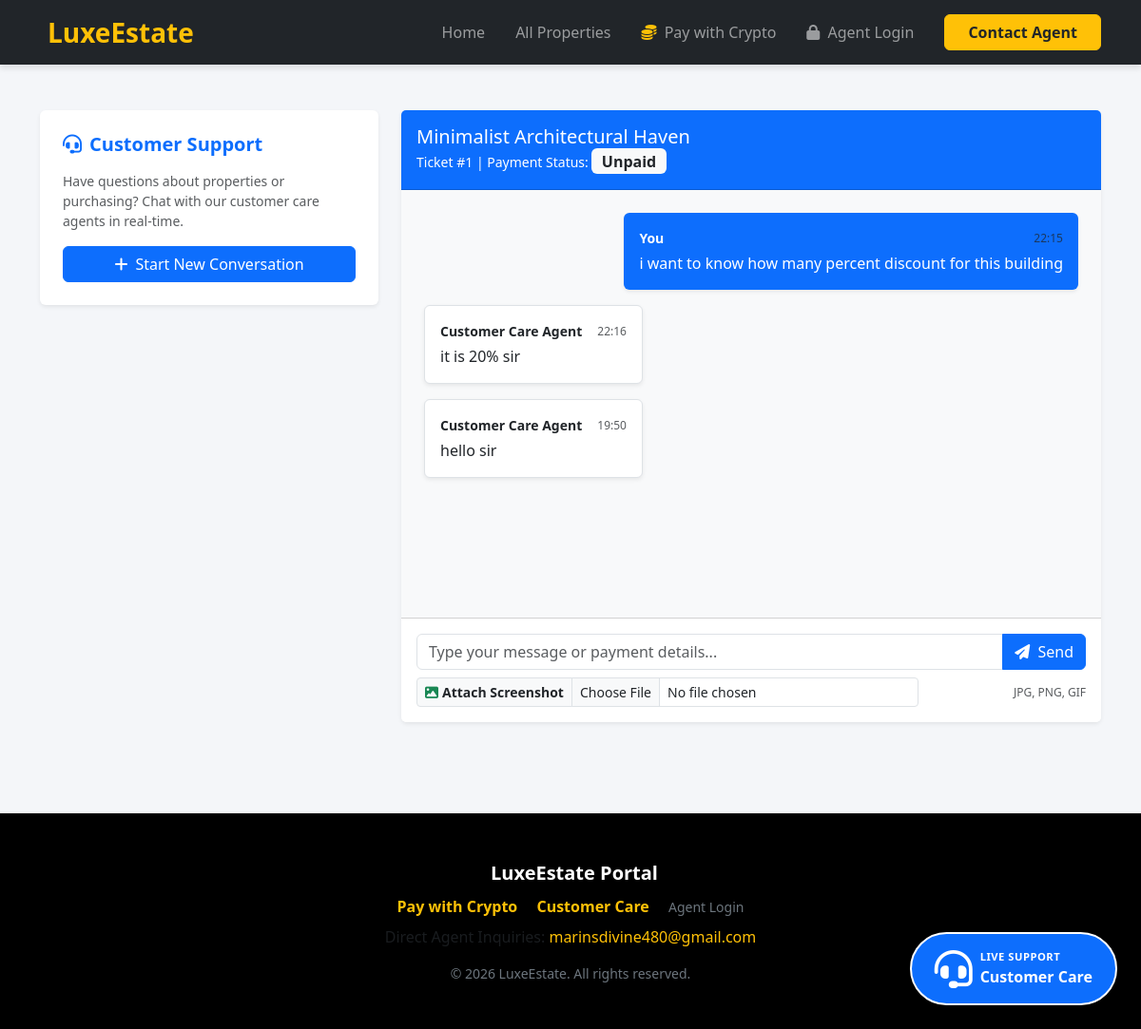
The page /customer-care?conv_id=1 on the database its author committed.
### tables this page shows
CREATE TABLE conversations (
            id INTEGER PRIMARY KEY AUTOINCREMENT,
            client_name TEXT NOT NULL,
            client_email TEXT NOT NULL,
            client_phone TEXT,
            property_title TEXT,
            status TEXT DEFAULT 'Open',
            created_at TIMESTAMP DEFAULT CURRENT_TIMESTAMP
        , payment_status TEXT DEFAULT 'Unpaid');

CREATE TABLE conversation_messages (
            id INTEGER PRIMARY KEY AUTOINCREMENT,
            conversation_id INTEGER NOT NULL,
            sender TEXT NOT NULL,
            message TEXT NOT NULL,
            created_at TIMESTAMP DEFAULT CURRENT_TIMESTAMP, is_image INTEGER DEFAULT 0,
            FOREIGN KEY (conversation_id) REFERENCES conversations (id)
        );

### app.py (the view, shortened to what this page needs)
@app.route('/customer-care', methods=['GET', 'POST'])
@limiter.limit("20 per minute", methods=['POST'])
def customer_care():
    conn = get_db_connection()
    cursor = conn.cursor()
    conv_id = request.args.get('conv_id', type=int)
    active_conv = None
    messages = []
    client_email = session.get('client_email')
    my_conversations = []
    if client_email:
        cursor.execute("SELECT * FROM conversations WHERE client_email = ? ORDER BY created_at DESC", (client_email,))
        my_conversations = cursor.fetchall()
    if conv_id:
        cursor.execute("SELECT * FROM conversations WHERE id = ?", (conv_id,))
        active_conv = cursor.fetchone()
        if active_conv:
            cursor.execute("SELECT * FROM conversation_messages WHERE conversation_id = ? ORDER BY created_at ASC", (conv_id,))
            messages = cursor.fetchall()
            session['client_email'] = active_conv['client_email']
    conn.close()
    return render_template('customer_care.html',
                           active_conv=active_conv,
                           messages=messages,
                           my_conversations=my_conversations,
                           properties=PROPERTIES)

### app.py (called while the page is built)
def get_db_connection():
    conn = sqlite3.connect('real_estate.db')
    conn.row_factory = sqlite3.Row
    return conn

### templates/customer_care.html (shortened to what this page needs)
{% extends "base.html" %}
{% block content %}
<div class="container py-5">
    <div class="row">
        <div class="col-lg-4 mb-4">
            <div class="card shadow-sm border-0 mb-4">
                <div class="card-body">
                    <h5 class="card-title fw-bold text-primary mb-3"><i class="fas fa-headset me-2"></i>Customer Support</h5>
                    <p class="text-muted small">Have questions about properties or purchasing? Chat with our customer care agents in real-time.</p>
                    <button class="btn btn-primary w-100" data-bs-toggle="modal" data-bs-target="#newConvModal">
                        <i class="fas fa-plus me-2"></i>Start New Conversation
                    </button>
                </div>
            </div>
        </div>
        <div class="col-lg-8">
            {% if active_conv %}
            <div class="card shadow-sm border-0">
                <div class="card-header bg-primary text-white d-flex justify-content-between align-items-center py-3">
                    <div>
                        <h5 class="mb-0">{{ active_conv['property_title'] }}</h5>
                        <small>Ticket #{{ active_conv['id'] }} |
                            Payment Status:
                            <span class="badge {% if active_conv['payment_status'] == 'Verified' %}bg-success{% elif active_conv['payment_status'] == 'Verifying' %}bg-warning text-dark{% else %}bg-light text-dark{% endif %} fs-6">
                                {% if active_conv['payment_status'] == 'Verified' %}Verified ✓{% elif active_conv['payment_status'] == 'Verifying' %}Verifying Payment...{% else %}Unpaid{% endif %}
                            </span>
                        </small>
                    </div>
                </div>
                <div class="card-body chat-box p-4" style="height: 450px; overflow-y: scroll; background-color: #f8f9fa;">
                    {% for m in messages %}
                    <div class="d-flex mb-3 {% if m['sender'] == 'client' %}justify-content-end{% else %}justify-content-start{% endif %}">
                        <div class="p-3 rounded shadow-sm {% if m['sender'] == 'client' %}bg-primary text-white{% else %}bg-white text-dark border{% endif %}" style="max-width: 75%;">
                            <div class="d-flex justify-content-between align-items-center mb-1">
                                <small class="fw-bold me-3">{% if m['sender'] == 'client' %}You{% else %}Customer Care Agent{% endif %}</small>
                                <small class="text-muted" style="font-size: 0.75rem;">{{ m['created_at'][11:16] }}</small>
                            </div>
                            {% if m['is_image'] %}
                            <div class="mb-2">
                                <img src="{{ url_for('static', filename='uploads/' + m['message']) }}" class="img-fluid rounded border" alt="Payment Screenshot" style="max-height: 250px;">
                            </div>
                            <small class="d-block fst-italic">Payment Screenshot Uploaded</small>
                            {% else %}
                            <p class="mb-0" style="white-space: pre-wrap;">{{ m['message'] }}</p>
                            {% endif %}
                        </div>
                    </div>
                    {% endfor %}
                </div>
                <div class="card-footer bg-white p-3">
                    {% if active_conv['status'] == 'Open' %}
                    <form action="{{ url_for('customer_care') }}" method="POST" enctype="multipart/form-data">
                        <div class="input-group mb-2">
                            <input type="text" name="message" class="form-control" placeholder="Type your message or payment details..." autocomplete="off">
                            <button class="btn btn-primary" type="submit"><i class="fas fa-paper-plane me-1"></i> Send</button>
                        </div>
                        <div class="d-flex align-items-center justify-content-between">
                            <div class="input-group input-group-sm w-75">
                                <label class="input-group-text bg-light text-dark fw-semibold" for="screenshot"><i class="fas fa-image text-success me-1"></i> Attach Screenshot</label>
                                <input type="file" class="form-control form-control-sm" id="screenshot" name="screenshot" accept="image/*">
                            </div>
                            <small class="text-muted" style="font-size: 0.75rem;">JPG, PNG, GIF</small>
                        </div>
                    </form>
                    {% else %}
                    <div class="alert alert-secondary mb-0 text-center">
                        This conversation has been closed by customer care.
                        <button class="btn btn-sm btn-primary ms-2" data-bs-toggle="modal" data-bs-target="#newConvModal">Start New Conversation</button>
                    </div>
                    {% endif %}
                </div>
            </div>
            {% endif %}
        </div>
    </div>
</div>
{% endblock %}

### static/style.css (style rules this page uses)
body { font-family: 'Segoe UI', Tahoma, Geneva, Verdana, sans-serif; background-color: #f4f6f9; color: #333; margin: 0; padding: 0; }
.card-body { padding: 1.5rem; }

### rows shown on the page
conversations: property_title "Minimalist Architectural Haven", id "1"
conversation_messages: sender "You", created_at "22:15", message "i want to know how many percent discount for this building"
conversation_messages: sender "Customer Care Agent", created_at "22:16", message "it is 20% sir"
conversation_messages: sender "Customer Care Agent", created_at "19:50", message "hello sir"
